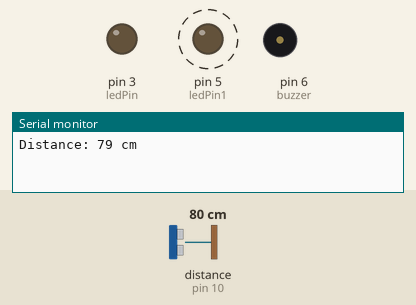
Simulated run of this sketch. Board: Arduino Uno, built with avr-gcc and run on an emulated ATmega328P. Shown: output pins drawn as LEDs (lit = HIGH), buzzer (waves = sounding, pin HIGH), the last lines printed to the serial monitor. Wiring (inferred from the names in the program): ultrasonic range finder: trigger pin 9; echo pin 10. Dashed ring = blinking. Inputs (shaded band) come from the test bench; at power-on: distance to the obstacle (sensor on pin 10) 80 cm. The echo pulse lasts 58.3 µs per cm; pins used as bus, display or sensor lines are not drawn.

Above: at 1.5 s.
1.6 s: distance to the obstacle (sensor on pin 10) set to 22 cm
At 1.87 s:
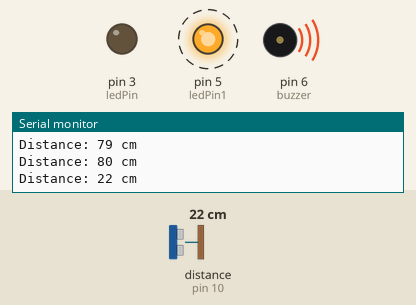
5.1 s: distance to the obstacle (sensor on pin 10) set to 17 cm
8.6 s: distance to the obstacle (sensor on pin 10) set to 23 cm
At 8.89 s:
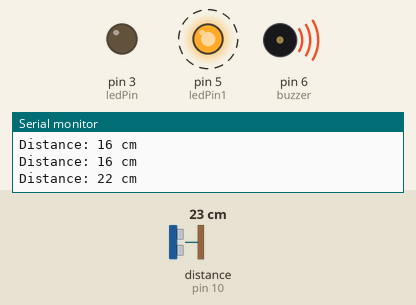
12.1 s: distance to the obstacle (sensor on pin 10) set to 18 cm
Timing chart, 0 to 16.6 s (numbered marks = the images above; inputs shaded):
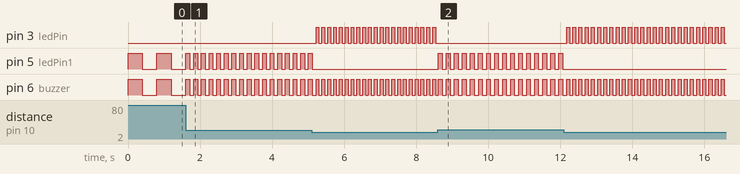

Measured:
- after the input at 1.6 s, pin 5 (ledPin1), pin 6 (buzzer): alternates HIGH for 0.11 s and LOW for 0.11 s, starting after 0.11 s
- after the input at 5.1 s, pin 3 (ledPin): alternates HIGH for 0.08 s and LOW for 0.08 s, starting after 0.12 s; pin 5 (ledPin1): goes on until 5.1 s, then stays LOW
- after the input at 8.6 s, pin 3 (ledPin): stops changing and stays LOW; pin 5 (ledPin1): alternates HIGH for 0.11 s and LOW for 0.11 s, starting at once; pin 6 (buzzer): alternates HIGH for 0.11 s and LOW for 0.11 s, starting after 0.24 s
- after the input at 12.1 s, pin 3 (ledPin): alternates HIGH for 0.09 s and LOW for 0.09 s, starting after 0.07 s; pin 5 (ledPin1): stops changing and stays LOW
- by itself, pin 5 (ledPin1), pin 6 (buzzer): alternates HIGH for 0.40 s and LOW for 0.40 s

The sketch:

parking.ino
```cpp
const int trigPin = 9;
const int echoPin = 10;
const int ledPin = 3;
const int buzzer= 6;
const int ledPin1=5;

void setup() {
  pinMode(trigPin, OUTPUT);
  pinMode(echoPin, INPUT);
  pinMode(ledPin, OUTPUT);
  pinMode(ledPin1, OUTPUT);
  pinMode(buzzer, OUTPUT);

  Serial.begin(9600);
}

void loop() {
  // Send a trigger pulse
  digitalWrite(trigPin, LOW);
  delayMicroseconds(2);
  digitalWrite(trigPin, HIGH);
  delayMicroseconds(10);
  digitalWrite(trigPin, LOW);

  long duration = pulseIn(echoPin, HIGH);//roundtrip for wave sent & back
  long duration1= duration/2;//one way speed
  int distance = duration1 * 0.0343 ; //speed of travel for time/2 * speed = length


  int delayTime = map(distance, 5, 100, 50, 1000);  // clamp between 50ms and 1s
  delayTime = constrain(delayTime, 50, 1000);       // avoid erratic values

  // Flash the LED
  if (distance<20){
  digitalWrite(ledPin, HIGH);
  digitalWrite(buzzer,HIGH);
  delay(delayTime / 2);
  digitalWrite(ledPin, LOW);
  digitalWrite(buzzer, LOW);
  delay(delayTime / 2);
  }
  else{
  digitalWrite(ledPin1, HIGH);
  digitalWrite(buzzer,HIGH);
  delay(delayTime / 2);
  digitalWrite(ledPin1, LOW);
  digitalWrite(buzzer, LOW);
  delay(delayTime / 2);
  }

  // For debugging
  Serial.print("Distance: ");
  Serial.print(distance);
  Serial.println(" cm");
}
```
